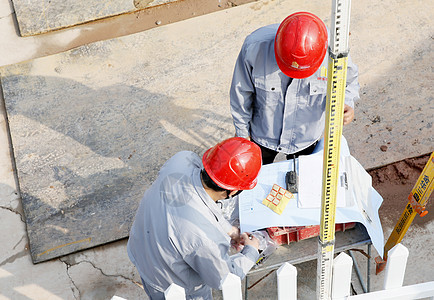
#> input picture 30.jpeg, 434 x 300 px
$ python histogramCompute.py
#> lines starting #> are read from the running program, lines starting #| are printed output that depends on the picture; after the words box and inside, x2 and y2 are one past the last pixel; in counts of white or black regions, pixels touching at a corner belong together
import cv2 as cv
import matplotlib.pyplot as plt
import numpy as np


img = cv.imread('30.jpeg')
#> img is the input picture: shape (300, 434, 3); mean B, G, R 164.6, 170.8, 182.5
cv.imshow('cat',img)
blank = np.zeros(img.shape[:2], dtype='uint8')

gray = cv.cvtColor(img, cv.COLOR_BGR2GRAY)
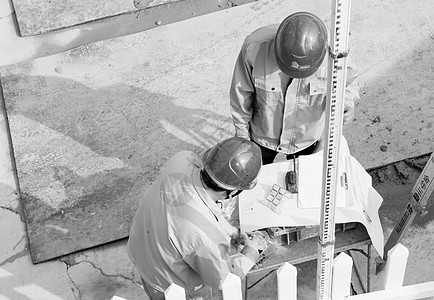
#> gray: shape (300, 434); min 0, max 255, mean 173.6
# cv.imshow('gra',gray)

circle = cv.circle(blank, (img.shape[1]//2, img.shape[0]//2), 100, 255, -1)
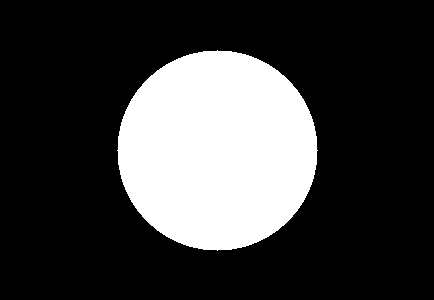
#> blank: shape (300, 434); 24.1% white; 1 white region, box (x1, y1, x2, y2) and area: (117, 50, 318, 251) 31417

mask = cv.bitwise_and(gray, gray, mask=circle)
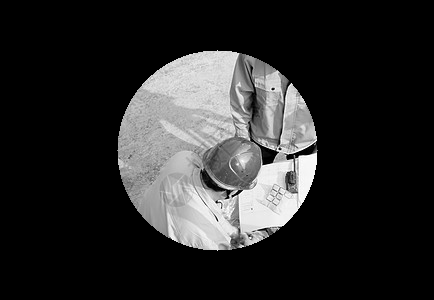
#> mask: shape (300, 434); min 0, max 255, mean 41.8
cv.imshow('mask',mask)

# [13 lines of commented-out code are left out]

plt.figure()
plt.title('grayscale hist')
plt.xlabel('bins')
plt.ylabel('# of pixels')
colors = ('b','g','r')
for i,col in enumerate(colors):
    hist = cv.calcHist([img],[i],None,[256],[0,256])
    plt.plot(hist, color = col)
    plt.xlim([0,256])

plt.show()
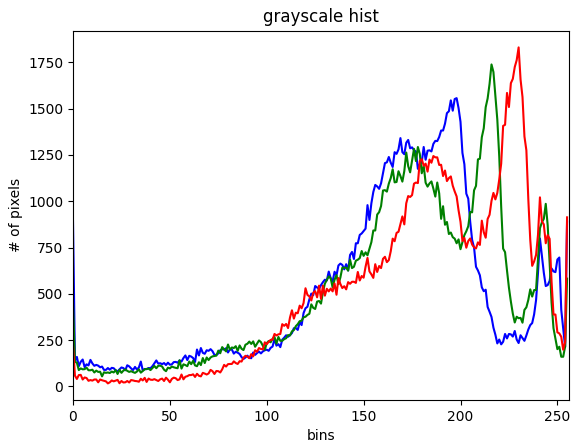
#> figure drawn by matplotlib, 1 panel; curve peaks at x = 198, y = 1557; curve peaks at x = 216, y = 1739; curve peaks at x = 230, y = 1831


# cv.waitKey(0)
